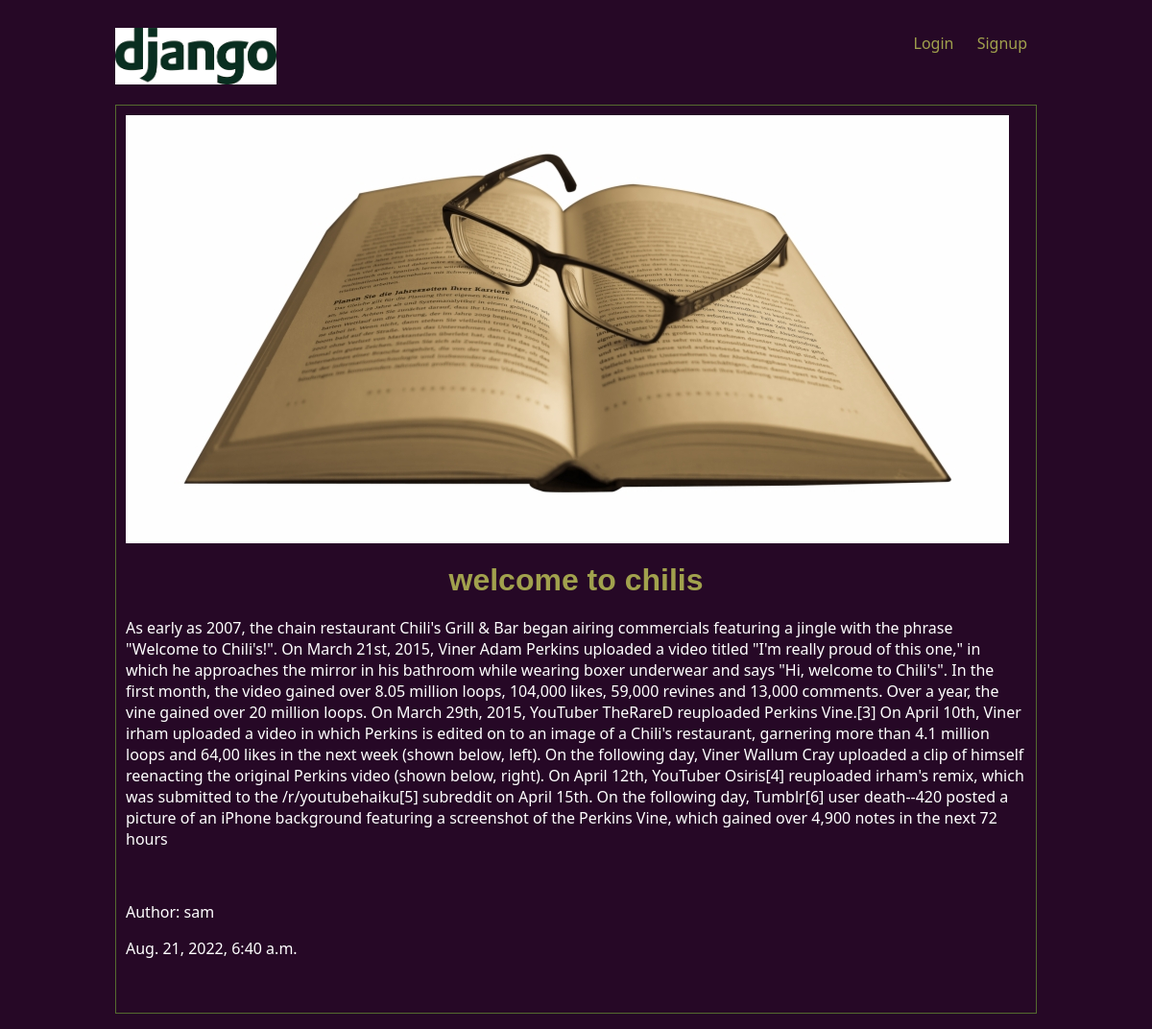
Page /articles/chilis-world/ on the earlier database version.
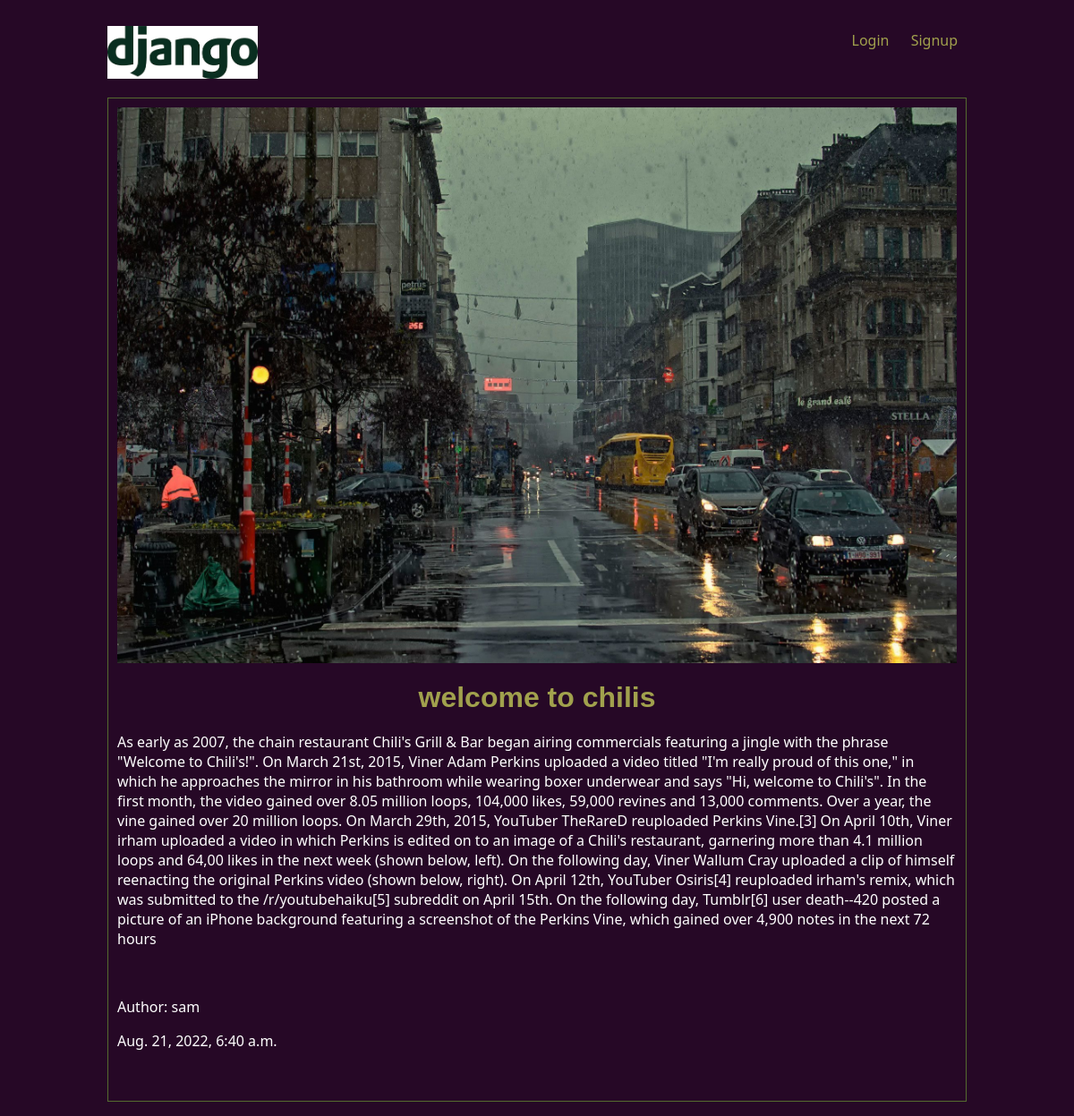
Same page on the later database version.
### articles/models.py (models this page shows, shortened)
class Article(models.Model):
    title=models.CharField(max_length=100)
    slug=models.SlugField()
    body=models.TextField()
    date=models.DateTimeField(auto_now_add=True)
    thumb=models.ImageField(default='default.png', blank='True')
    author=models.ForeignKey(User, default=None, on_delete=models.CASCADE)

### articles/views.py (the view)
# urls.py: path('<slug:slug>/',views.article_detail, name="detail"),
def article_detail(request,slug):
    articles = Article.objects.get(slug=slug)
    return render(request,'articles/article_detail.html',{'articles':articles})

### articles/templates/articles/article_detail.html (shortened to what this page needs)
{% extends 'baselayout.html' %}
{% block content %}
    <div class="article-detail">
        <div class="article">
        <img src={{articles.thumb.url}}/>
            <h2>{{articles.title}}</h2>
            <p> {{articles.body}} </p><br>
            <p> Author: {{articles.author}}</p>
            <p> {{articles.date}} </p>
        </div>
    </div>
{% endblock %}

Differences in the rows shown:
changed Article "welcome to chilis": thumb: a different picture
